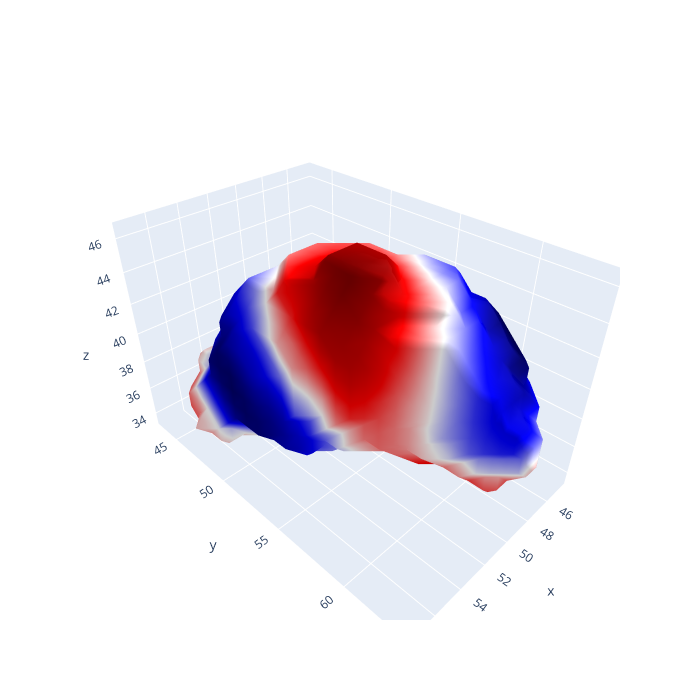

Source (notebook cell):
### Code cell
# Try thalamus and striatum
niftipath = f'{neuromodes}/TEMP_investigations/hcp_tha-lh_thr25.nii.gz'
nifti = load(niftipath)

vol = make_vol_mesh(nifti)
solver = EigenSolver(vol).solve(10)
plot_mesh_data(vol, solver.emodes[:, 7])
mode_nifti = tetmesh_to_nifti(solver.emodes[:, 7], solver.geometry, nifti)
plot_stat_map(mode_nifti, display_mode='ortho', cmap='seismic_r')

### Figure 1 — Plotly figure (JSON) as saved in the notebook; plotly's stock layout.template omitted (floating-point values rounded to 4 significant figures; data arrays with more than 128 entries replaced by an {"elided": "..."} marker saying what was removed)
{"data": [{"cmax": 0.06331, "cmin": -0.07263, "colorscale": {"elided": "256x2 mixed values"}, "flatshading": false, "i": {"elided": "2104 int values"}, "intensity": {"elided": "1054 float values"}, "j": {"elided": "2104 int values"}, "k": {"elided": "2104 int values"}, "showscale": false, "type": "mesh3d", "x": {"elided": "1054 float values"}, "y": {"elided": "1054 float values"}, "z": {"elided": "1054 float values"}}], "layout": {"height": 700, "scene": {"aspectmode": "data"}, "width": 700}}
